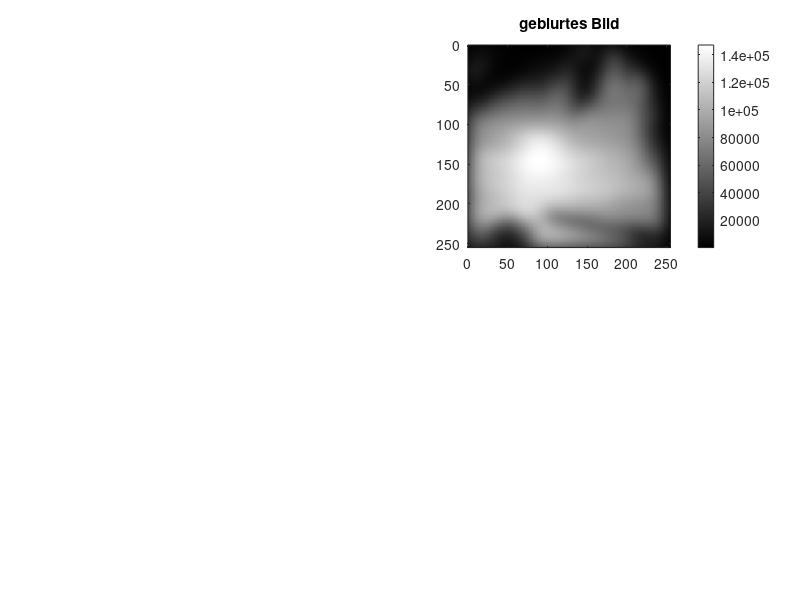

MATLAB code to generate this figure: (Note: this script raises an error after producing the figure.)
%	Autor:  ...
%	Kurs: Numerik Sommersemester 2017

colormap(gray(256));
n=256;

load('blurA.mat'); %beinhaltet geblurtes Bild B als Matrix
vecB=B(:); %B->Vektor
subplot(2,2,2);
imagesc(B);
colorbar
title('geblurtes Bild')
axis equal;
axis([0,255,0,255])


funBlur = @blur;
%Rekonstruktion ohne Vorkonditionierung
vecAA=pcg(funBlur,vecB) ; %entsprechend zu ergaenzen
AA=devec(vecAA); %Umwandlung in Matrix

subplot(2,2,3);
imagesc(AA)
title('Rekonstr. ohne Vordkond.');
colorbar
axis equal;
axis([0,255,0,255])

%Rekonstruktion mit Vorkonditionierung
c=constructC(n);
precond=@(x) precondC(c,x);
vecAA2=pcg(funBlur, vecB, 10^(-6), 100, precond); %entsprechend zu ergaenzen
AA2=devec(vecAA2);%Umwandlung in Matrix

subplot(2,2,4);
imagesc(AA2)
title('Rekonstr. mit Vordkond.');
colorbar
axis equal;
axis([0,255,0,255])
